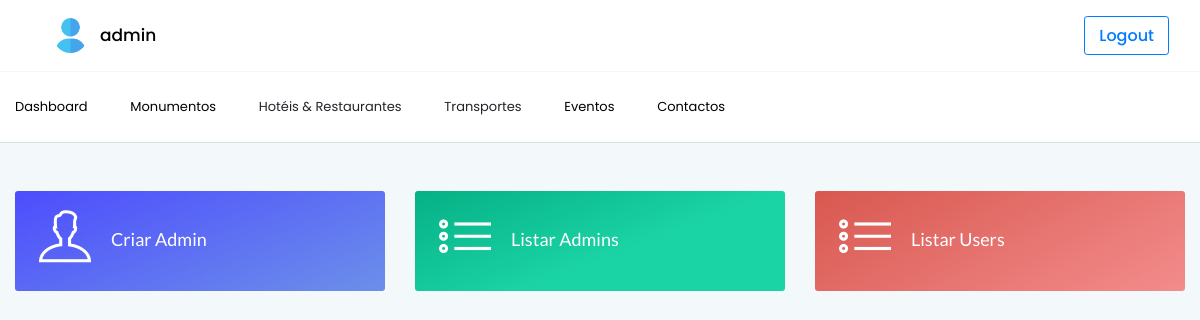
The page /dashboard/dashboard.php (signed in) on the database as committed earlier.
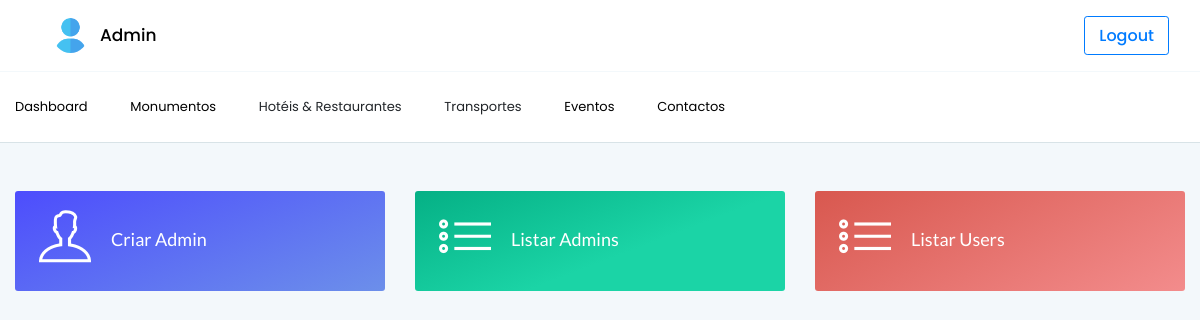
The same page on the database as committed later.
### tables this page shows
create table adm(
id int primary key auto_increment,
email varchar(30) not null,
nome varchar(50) not null,
pass varchar(150) not null,
permission int not null
);

### dashboard/dashboardNavbar.php (the view, shortened to what this page needs)
<?php
require_once '../conecao.php';
$query = "SELECT nome FROM adm WHERE id";
$queryadm = mysqli_query($conn, $query);
if ($queryadm->num_rows) {
    $row = $queryadm->fetch_object();
    $adm = $row->nome;
}
?>
<div class="mainheader-area">
    <div class="container">
        <div class="row align-items-center">
            <div class="col-md-3">
                <div class="clearfix d-md-inline-block d-block">
                    <div class="user-profile">
                        <img class="avatar user-thumb" src="assetsAdmin/images/admin.png" alt="Admin">
                        <h4 class="user-name"><?php echo $adm ?></h4>
                    </div>
                </div>
            </div>
            <div class="col-md-9 clearfix text-right">
                <div class="clearfix d-md-inline-block d-block">
                    <div class="m-3">
                        <a class="btn btn-outline-primary btn-sm" href="logout.php">
                            <h6>Logout</h6>
                        </a>
                    </div>
                </div>
            </div>
        </div>
    </div>
</div>
<div class="header-area header-bottom">
    <div class="container">
        <div class="row align-items-center">
            <div class="col-lg-9  d-none d-lg-block">
                <div class="horizontal-menu">
                    <nav>
                        <ul id="nav_menu">
                            <li>
                                <a href="dashboard.php"><span>Dashboard</span></a>
                            </li>
                            <li>
                                <a href=""><span>Monumentos</span></a>
                            </li>
                            <li>
                                <a><span>Hotéis & Restaurantes</span></a>
                            </li>
                            <li>
                                <a><span>Transportes</span></a>
                            </li>
                            <li class="mega-menu">
                                <a href=""><span>Eventos</span></a>
                            </li>
                            <li class="mega-menu">
                                <a href="dashboardContato.php"><span>Contactos</span></a>
                            </li>
                        </ul>
                    </nav>
                </div>
            </div>
        </div>
    </div>
</div>

Rows that differ between the two databases and show on the page:
changed adm: nome "admin" → "Admin"
